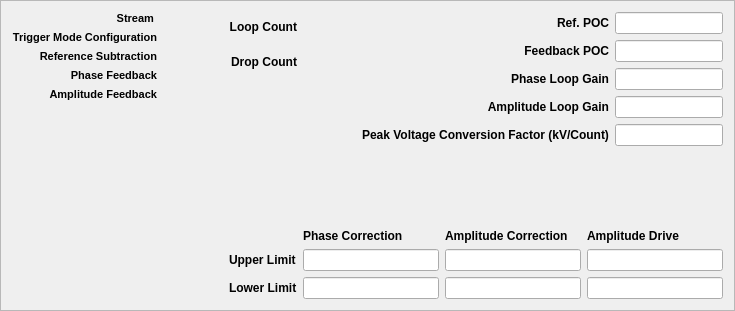
        <widget class="QFrame" name="frame">
         <property name="sizePolicy">
          <sizepolicy hsizetype="Preferred" vsizetype="Fixed">
           <horstretch>0</horstretch>
           <verstretch>0</verstretch>
          </sizepolicy>
         </property>
         <property name="minimumSize">
          <size>
           <width>0</width>
           <height>300</height>
          </size>
         </property>
         <property name="maximumSize">
          <size>
           <width>16777215</width>
           <height>400</height>
          </size>
         </property>
         <property name="frameShape">
          <enum>QFrame::StyledPanel</enum>
         </property>
         <property name="frameShadow">
          <enum>QFrame::Raised</enum>
         </property>
         <layout class="QVBoxLayout" name="verticalLayout_4">
          <item>
           <layout class="QGridLayout" name="gridLayout_7">
            <item row="0" column="0" rowspan="6" colspan="2">
             <layout class="QGridLayout" name="gridLayout_3">
              <item row="0" column="0">
               <widget class="QLabel" name="label_34">
                <property name="font">
                 <font>
                  <pointsize>8</pointsize>
                  <weight>75</weight>
                  <bold>true</bold>
                 </font>
                </property>
                <property name="text">
                 <string>Stream </string>
                </property>
                <property name="alignment">
                 <set>Qt::AlignRight|Qt::AlignTrailing|Qt::AlignVCenter</set>
                </property>
               </widget>
              </item>
              <item row="2" column="0">
               <widget class="QLabel" name="label_36">
                <property name="font">
                 <font>
                  <pointsize>8</pointsize>
                  <weight>75</weight>
                  <bold>true</bold>
                 </font>
                </property>
                <property name="text">
                 <string>Reference Subtraction</string>
                </property>
                <property name="alignment">
                 <set>Qt::AlignRight|Qt::AlignTrailing|Qt::AlignVCenter</set>
                </property>
               </widget>
              </item>
              <item row="0" column="1">
               <widget class="PyDMEnumButton" name="PyDMEnumButton">
                <property name="sizePolicy">
                 <sizepolicy hsizetype="Preferred" vsizetype="Fixed">
                  <horstretch>0</horstretch>
                  <verstretch>0</verstretch>
                 </sizepolicy>
                </property>
                <property name="maximumSize">
                 <size>
                  <width>16777215</width>
                  <height>30</height>
                 </size>
                </property>
                <property name="toolTip">
                 <string/>
                </property>
                <property name="styleSheet">
                 <string notr="true">QPushButton{font: 8px;}</string>
                </property>
                <property name="channel" stdset="0">
                 <string>ca://${DEVICE}:STRMENB</string>
                </property>
                <property name="orientation" stdset="0">
                 <enum>Qt::Horizontal</enum>
                </property>
                <property name="marginTop" stdset="0">
                 <number>0</number>
                </property>
                <property name="marginBottom" stdset="0">
                 <number>0</number>
                </property>
                <property name="marginLeft" stdset="0">
                 <number>0</number>
                </property>
                <property name="marginRight" stdset="0">
                 <number>0</number>
                </property>
                <property name="horizontalSpacing" stdset="0">
                 <number>0</number>
                </property>
                <property name="verticalSpacing" stdset="0">
                 <number>0</number>
                </property>
               </widget>
              </item>
              <item row="1" column="0">
               <widget class="QLabel" name="label_35">
                <property name="font">
                 <font>
                  <pointsize>8</pointsize>
                  <weight>75</weight>
                  <bold>true</bold>
                 </font>
                </property>
                <property name="text">
                 <string>Trigger Mode Configuration</string>
                </property>
                <property name="alignment">
                 <set>Qt::AlignRight|Qt::AlignTrailing|Qt::AlignVCenter</set>
                </property>
               </widget>
              </item>
              <item row="4" column="1">
               <widget class="PyDMEnumButton" name="PyDMEnumButton_5">
                <property name="sizePolicy">
                 <sizepolicy hsizetype="Preferred" vsizetype="Maximum">
                  <horstretch>0</horstretch>
                  <verstretch>0</verstretch>
                 </sizepolicy>
                </property>
                <property name="maximumSize">
                 <size>
                  <width>16777215</width>
                  <height>30</height>
                 </size>
                </property>
                <property name="toolTip">
                 <string/>
                </property>
                <property name="styleSheet">
                 <string notr="true">QPushButton{font: 8px;}</string>
                </property>
                <property name="channel" stdset="0">
                 <string>ca://${DEVICE}:AFBENB</string>
                </property>
                <property name="orientation" stdset="0">
                 <enum>Qt::Horizontal</enum>
                </property>
                <property name="marginTop" stdset="0">
                 <number>0</number>
                </property>
                <property name="marginBottom" stdset="0">
                 <number>0</number>
                </property>
                <property name="marginLeft" stdset="0">
                 <number>0</number>
                </property>
                <property name="marginRight" stdset="0">
                 <number>0</number>
                </property>
                <property name="horizontalSpacing" stdset="0">
                 <number>0</number>
                </property>
                <property name="verticalSpacing" stdset="0">
                 <number>0</number>
                </property>
               </widget>
              </item>
              <item row="1" column="1">
               <widget class="PyDMEnumButton" name="PyDMEnumButton_2">
                <property name="sizePolicy">
                 <sizepolicy hsizetype="Preferred" vsizetype="Fixed">
                  <horstretch>0</horstretch>
                  <verstretch>0</verstretch>
                 </sizepolicy>
                </property>
                <property name="maximumSize">
                 <size>
                  <width>16777215</width>
                  <height>30</height>
                 </size>
                </property>
                <property name="toolTip">
                 <string/>
                </property>
                <property name="styleSheet">
                 <string notr="true">QPushButton{font: 8px;}</string>
                </property>
                <property name="channel" stdset="0">
                 <string>ca://${DEVICE}:MODECFG</string>
                </property>
                <property name="orientation" stdset="0">
                 <enum>Qt::Horizontal</enum>
                </property>
                <property name="marginTop" stdset="0">
                 <number>0</number>
                </property>
                <property name="marginBottom" stdset="0">
                 <number>0</number>
                </property>
                <property name="marginLeft" stdset="0">
                 <number>0</number>
                </property>
                <property name="marginRight" stdset="0">
                 <number>0</number>
                </property>
                <property name="horizontalSpacing" stdset="0">
                 <number>0</number>
                </property>
                <property name="verticalSpacing" stdset="0">
                 <number>0</number>
                </property>
               </widget>
              </item>
              <item row="3" column="0">
               <widget class="QLabel" name="label_37">
                <property name="font">
                 <font>
                  <pointsize>8</pointsize>
                  <weight>75</weight>
                  <bold>true</bold>
                 </font>
                </property>
                <property name="text">
                 <string>Phase Feedback</string>
                </property>
                <property name="alignment">
                 <set>Qt::AlignRight|Qt::AlignTrailing|Qt::AlignVCenter</set>
                </property>
               </widget>
              </item>
              <item row="4" column="0">
               <widget class="QLabel" name="label_38">
                <property name="font">
                 <font>
                  <pointsize>8</pointsize>
                  <weight>75</weight>
                  <bold>true</bold>
                 </font>
                </property>
                <property name="text">
                 <string>Amplitude Feedback</string>
                </property>
                <property name="alignment">
                 <set>Qt::AlignRight|Qt::AlignTrailing|Qt::AlignVCenter</set>
                </property>
               </widget>
              </item>
              <item row="5" column="1">
               <spacer name="verticalSpacer_4">
                <property name="orientation">
                 <enum>Qt::Vertical</enum>
                </property>
                <property name="sizeHint" stdset="0">
                 <size>
                  <width>20</width>
                  <height>40</height>
                 </size>
                </property>
               </spacer>
              </item>
              <item row="3" column="1">
               <widget class="PyDMEnumButton" name="PyDMEnumButton_4">
                <property name="sizePolicy">
                 <sizepolicy hsizetype="Preferred" vsizetype="Maximum">
                  <horstretch>0</horstretch>
                  <verstretch>0</verstretch>
                 </sizepolicy>
                </property>
                <property name="maximumSize">
                 <size>
                  <width>16777215</width>
                  <height>30</height>
                 </size>
                </property>
                <property name="toolTip">
                 <string/>
                </property>
                <property name="styleSheet">
                 <string notr="true">QPushButton{font: 8px;}</string>
                </property>
                <property name="channel" stdset="0">
                 <string>ca://${DEVICE}:PFBENB</string>
                </property>
                <property name="orientation" stdset="0">
                 <enum>Qt::Horizontal</enum>
                </property>
                <property name="marginTop" stdset="0">
                 <number>0</number>
                </property>
                <property name="marginBottom" stdset="0">
                 <number>0</number>
                </property>
                <property name="marginLeft" stdset="0">
                 <number>0</number>
                </property>
                <property name="marginRight" stdset="0">
                 <number>0</number>
                </property>
                <property name="horizontalSpacing" stdset="0">
                 <number>0</number>
                </property>
                <property name="verticalSpacing" stdset="0">
                 <number>0</number>
                </property>
               </widget>
              </item>
              <item row="2" column="1">
               <widget class="PyDMEnumButton" name="PyDMEnumButton_3">
                <property name="sizePolicy">
                 <sizepolicy hsizetype="Preferred" vsizetype="Maximum">
                  <horstretch>0</horstretch>
                  <verstretch>0</verstretch>
                 </sizepolicy>
                </property>
                <property name="maximumSize">
                 <size>
                  <width>16777215</width>
                  <height>30</height>
                 </size>
                </property>
                <property name="toolTip">
                 <string/>
                </property>
                <property name="styleSheet">
                 <string notr="true">QPushButton{font: 8px;}</string>
                </property>
                <property name="channel" stdset="0">
                 <string>ca://${DEVICE}:REFSUBENB</string>
                </property>
                <property name="orientation" stdset="0">
                 <enum>Qt::Horizontal</enum>
                </property>
                <property name="marginTop" stdset="0">
                 <number>0</number>
                </property>
                <property name="marginBottom" stdset="0">
                 <number>0</number>
                </property>
                <property name="marginLeft" stdset="0">
                 <number>0</number>
                </property>
                <property name="marginRight" stdset="0">
                 <number>0</number>
                </property>
                <property name="horizontalSpacing" stdset="0">
                 <number>0</number>
                </property>
                <property name="verticalSpacing" stdset="0">
                 <number>0</number>
                </property>
               </widget>
              </item>
             </layout>
            </item>
            <item row="0" column="3">
             <layout class="QGridLayout" name="gridLayout_5">
              <item row="0" column="0">
               <widget class="QLabel" name="label_43">
                <property name="font">
                 <font>
                  <weight>75</weight>
                  <bold>true</bold>
                 </font>
                </property>
                <property name="text">
                 <string>Loop Count</string>
                </property>
                <property name="alignment">
                 <set>Qt::AlignRight|Qt::AlignTrailing|Qt::AlignVCenter</set>
                </property>
               </widget>
              </item>
              <item row="0" column="1">
               <widget class="PyDMLabel" name="PyDMLabel_97">
                <property name="toolTip">
                 <string/>
                </property>
                <property name="alignment">
                 <set>Qt::AlignCenter</set>
                </property>
                <property name="channel" stdset="0">
                 <string>ca://${DEVICE}:LOOPCNT</string>
                </property>
               </widget>
              </item>
              <item row="1" column="0">
               <widget class="QLabel" name="label_44">
                <property name="font">
                 <font>
                  <weight>75</weight>
                  <bold>true</bold>
                 </font>
                </property>
                <property name="text">
                 <string>Drop Count</string>
                </property>
                <property name="alignment">
                 <set>Qt::AlignRight|Qt::AlignTrailing|Qt::AlignVCenter</set>
                </property>
               </widget>
              </item>
              <item row="1" column="1">
               <widget class="PyDMLabel" name="PyDMLabel_98">
                <property name="toolTip">
                 <string/>
                </property>
                <property name="alignment">
                 <set>Qt::AlignCenter</set>
                </property>
                <property name="channel" stdset="0">
                 <string>ca://${DEVICE}:DROPCNT</string>
                </property>
               </widget>
              </item>
             </layout>
            </item>
            <item row="0" column="5" rowspan="2">
             <layout class="QGridLayout" name="gridLayout_6">
              <item row="2" column="3" colspan="2">
               <widget class="PyDMLineEdit" name="PyDMLineEdit_45">
                <property name="sizePolicy">
                 <sizepolicy hsizetype="Expanding" vsizetype="Minimum">
                  <horstretch>0</horstretch>
                  <verstretch>1</verstretch>
                 </sizepolicy>
                </property>
                <property name="toolTip">
                 <string/>
                </property>
                <property name="alignment">
                 <set>Qt::AlignCenter</set>
                </property>
                <property name="channel" stdset="0">
                 <string>ca://${DEVICE}:PGAIN</string>
                </property>
               </widget>
              </item>
              <item row="2" column="2">
               <widget class="QLabel" name="label_41">
                <property name="font">
                 <font>
                  <weight>75</weight>
                  <bold>true</bold>
                 </font>
                </property>
                <property name="text">
                 <string>Phase Loop Gain</string>
                </property>
                <property name="alignment">
                 <set>Qt::AlignRight|Qt::AlignTrailing|Qt::AlignVCenter</set>
                </property>
               </widget>
              </item>
              <item row="1" column="3" colspan="2">
               <widget class="PyDMLineEdit" name="PyDMLineEdit_44">
                <property name="sizePolicy">
                 <sizepolicy hsizetype="Expanding" vsizetype="Minimum">
                  <horstretch>0</horstretch>
                  <verstretch>0</verstretch>
                 </sizepolicy>
                </property>
                <property name="toolTip">
                 <string/>
                </property>
                <property name="alignment">
                 <set>Qt::AlignCenter</set>
                </property>
                <property name="channel" stdset="0">
                 <string>ca://${DEVICE}:FBPOC</string>
                </property>
               </widget>
              </item>
              <item row="0" column="3" colspan="2">
               <widget class="PyDMLineEdit" name="PyDMLineEdit_43">
                <property name="sizePolicy">
                 <sizepolicy hsizetype="Expanding" vsizetype="Minimum">
                  <horstretch>1</horstretch>
                  <verstretch>1</verstretch>
                 </sizepolicy>
                </property>
                <property name="toolTip">
                 <string/>
                </property>
                <property name="alignment">
                 <set>Qt::AlignCenter</set>
                </property>
                <property name="channel" stdset="0">
                 <string>ca://${DEVICE}:REFPOC</string>
                </property>
               </widget>
              </item>
              <item row="0" column="2">
               <widget class="QLabel" name="label_39">
                <property name="sizePolicy">
                 <sizepolicy hsizetype="Preferred" vsizetype="Preferred">
                  <horstretch>1</horstretch>
                  <verstretch>1</verstretch>
                 </sizepolicy>
                </property>
                <property name="font">
                 <font>
                  <weight>75</weight>
                  <bold>true</bold>
                 </font>
                </property>
                <property name="text">
                 <string>Ref. POC</string>
                </property>
                <property name="alignment">
                 <set>Qt::AlignRight|Qt::AlignTrailing|Qt::AlignVCenter</set>
                </property>
               </widget>
              </item>
              <item row="3" column="2">
               <widget class="QLabel" name="label_42">
                <property name="sizePolicy">
                 <sizepolicy hsizetype="Preferred" vsizetype="Preferred">
                  <horstretch>1</horstretch>
                  <verstretch>1</verstretch>
                 </sizepolicy>
                </property>
                <property name="font">
                 <font>
                  <weight>75</weight>
                  <bold>true</bold>
                 </font>
                </property>
                <property name="text">
                 <string>Amplitude Loop Gain</string>
                </property>
                <property name="alignment">
                 <set>Qt::AlignRight|Qt::AlignTrailing|Qt::AlignVCenter</set>
                </property>
               </widget>
              </item>
              <item row="1" column="2">
               <widget class="QLabel" name="label_40">
                <property name="font">
                 <font>
                  <weight>75</weight>
                  <bold>true</bold>
                 </font>
                </property>
                <property name="text">
                 <string>Feedback POC</string>
                </property>
                <property name="alignment">
                 <set>Qt::AlignRight|Qt::AlignTrailing|Qt::AlignVCenter</set>
                </property>
               </widget>
              </item>
              <item row="3" column="3" colspan="2">
               <widget class="PyDMLineEdit" name="PyDMLineEdit_46">
                <property name="sizePolicy">
                 <sizepolicy hsizetype="Expanding" vsizetype="Minimum">
                  <horstretch>1</horstretch>
                  <verstretch>1</verstretch>
                 </sizepolicy>
                </property>
                <property name="toolTip">
                 <string/>
                </property>
                <property name="alignment">
                 <set>Qt::AlignCenter</set>
                </property>
                <property name="channel" stdset="0">
                 <string>ca://${DEVICE}:AGAIN</string>
                </property>
               </widget>
              </item>
              <item row="4" column="2">
               <widget class="QLabel" name="label_77">
                <property name="sizePolicy">
                 <sizepolicy hsizetype="Preferred" vsizetype="Preferred">
                  <horstretch>1</horstretch>
                  <verstretch>1</verstretch>
                 </sizepolicy>
                </property>
                <property name="font">
                 <font>
                  <weight>75</weight>
                  <bold>true</bold>
                 </font>
                </property>
                <property name="text">
                 <string>Peak Voltage Conversion Factor (kV/Count)</string>
                </property>
                <property name="alignment">
                 <set>Qt::AlignCenter</set>
                </property>
               </widget>
              </item>
              <item row="4" column="3" colspan="2">
               <widget class="PyDMLineEdit" name="PyDMLineEdit_42">
                <property name="toolTip">
                 <string/>
                </property>
                <property name="alignment">
                 <set>Qt::AlignCenter</set>
                </property>
                <property name="channel" stdset="0">
                 <string>ca://${DEVICE}:BVOLTCONV</string>
                </property>
               </widget>
              </item>
             </layout>
            </item>
            <item row="0" column="4">
             <spacer name="horizontalSpacer_3">
              <property name="orientation">
               <enum>Qt::Horizontal</enum>
              </property>
              <property name="sizeHint" stdset="0">
               <size>
                <width>40</width>
                <height>20</height>
               </size>
              </property>
             </spacer>
            </item>
            <item row="4" column="3" rowspan="2" colspan="3">
             <layout class="QGridLayout" name="gridLayout_4">
              <item row="2" column="0">
               <widget class="QLabel" name="label_48">
                <property name="font">
                 <font>
                  <weight>75</weight>
                  <bold>true</bold>
                 </font>
                </property>
                <property name="text">
                 <string>Upper Limit</string>
                </property>
               </widget>
              </item>
              <item row="3" column="1">
               <widget class="PyDMLineEdit" name="PyDMLineEdit_48">
                <property name="toolTip">
                 <string/>
                </property>
                <property name="alignment">
                 <set>Qt::AlignCenter</set>
                </property>
                <property name="channel" stdset="0">
                 <string>ca://${DEVICE}:PCORLOL</string>
                </property>
               </widget>
              </item>
              <item row="2" column="2">
               <widget class="PyDMLineEdit" name="PyDMLineEdit_49">
                <property name="toolTip">
                 <string/>
                </property>
                <property name="alignment">
                 <set>Qt::AlignCenter</set>
                </property>
                <property name="channel" stdset="0">
                 <string>ca://${DEVICE}:ACORUPL</string>
                </property>
               </widget>
              </item>
              <item row="3" column="2">
               <widget class="PyDMLineEdit" name="PyDMLineEdit_50">
                <property name="toolTip">
                 <string/>
                </property>
                <property name="alignment">
                 <set>Qt::AlignCenter</set>
                </property>
                <property name="channel" stdset="0">
                 <string>ca://${DEVICE}:ACORLOL</string>
                </property>
               </widget>
              </item>
              <item row="1" column="2">
               <widget class="QLabel" name="label_46">
                <property name="font">
                 <font>
                  <weight>75</weight>
                  <bold>true</bold>
                 </font>
                </property>
                <property name="text">
                 <string>Amplitude Correction</string>
                </property>
               </widget>
              </item>
              <item row="2" column="3">
               <widget class="PyDMLineEdit" name="PyDMLineEdit_51">
                <property name="toolTip">
                 <string/>
                </property>
                <property name="alignment">
                 <set>Qt::AlignCenter</set>
                </property>
                <property name="channel" stdset="0">
                 <string>ca://${DEVICE}:ADRVUPL</string>
                </property>
               </widget>
              </item>
              <item row="1" column="1">
               <widget class="QLabel" name="label_45">
                <property name="font">
                 <font>
                  <weight>75</weight>
                  <bold>true</bold>
                 </font>
                </property>
                <property name="text">
                 <string>Phase Correction</string>
                </property>
               </widget>
              </item>
              <item row="3" column="0">
               <widget class="QLabel" name="label_49">
                <property name="font">
                 <font>
                  <weight>75</weight>
                  <bold>true</bold>
                 </font>
                </property>
                <property name="text">
                 <string>Lower Limit</string>
                </property>
               </widget>
              </item>
              <item row="2" column="1">
               <widget class="PyDMLineEdit" name="PyDMLineEdit_47">
                <property name="toolTip">
                 <string/>
                </property>
                <property name="alignment">
                 <set>Qt::AlignCenter</set>
                </property>
                <property name="channel" stdset="0">
                 <string>ca://${DEVICE}:PCORUPL</string>
                </property>
               </widget>
              </item>
              <item row="1" column="3">
               <widget class="QLabel" name="label_47">
                <property name="font">
                 <font>
                  <weight>75</weight>
                  <bold>true</bold>
                 </font>
                </property>
                <property name="text">
                 <string>Amplitude Drive</string>
                </property>
               </widget>
              </item>
              <item row="3" column="3">
               <widget class="PyDMLineEdit" name="PyDMLineEdit_52">
                <property name="toolTip">
                 <string/>
                </property>
                <property name="alignment">
                 <set>Qt::AlignCenter</set>
                </property>
                <property name="channel" stdset="0">
                 <string>ca://${DEVICE}:ACORLOL</string>
                </property>
               </widget>
              </item>
             </layout>
            </item>
            <item row="0" column="2">
             <spacer name="horizontalSpacer_2">
              <property name="orientation">
               <enum>Qt::Horizontal</enum>
              </property>
              <property name="sizeHint" stdset="0">
               <size>
                <width>40</width>
                <height>20</height>
               </size>
              </property>
             </spacer>
            </item>
            <item row="3" column="3">
             <spacer name="verticalSpacer_5">
              <property name="orientation">
               <enum>Qt::Vertical</enum>
              </property>
              <property name="sizeHint" stdset="0">
               <size>
                <width>20</width>
                <height>40</height>
               </size>
              </property>
             </spacer>
            </item>
           </layout>
          </item>
         </layout>
        </widget>
